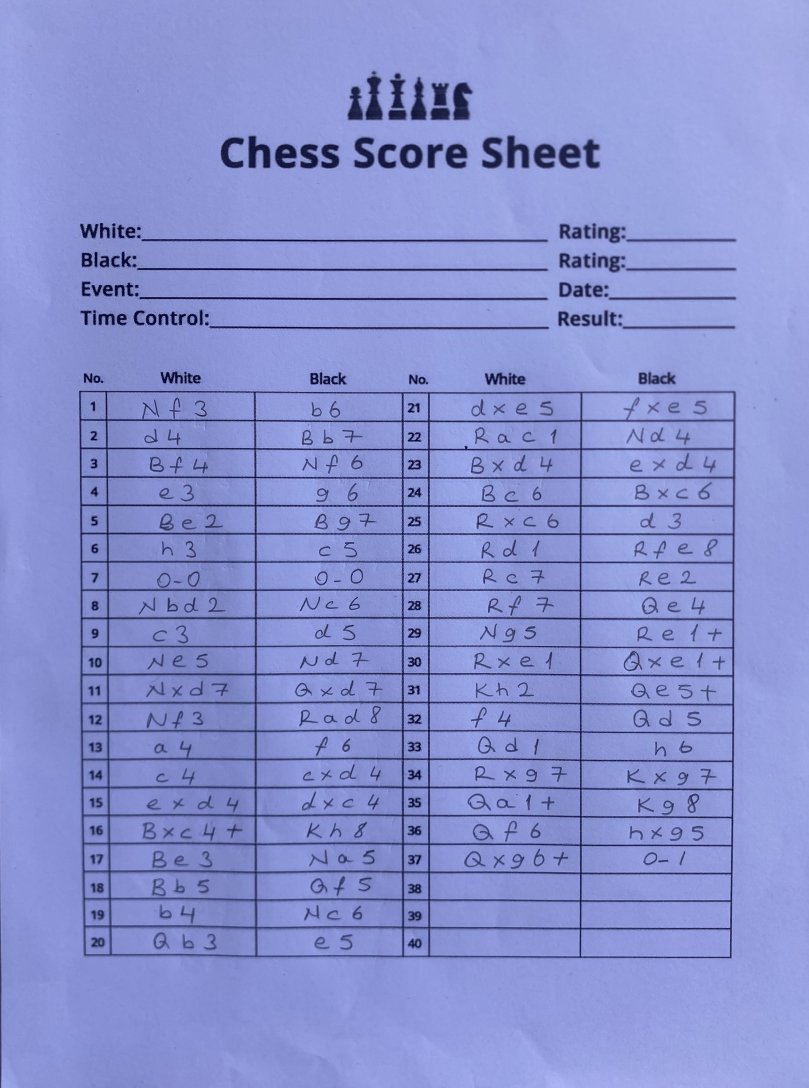
#> input picture yolo_project2/dataset/images/train/Image (27).jpg, 2427 x 3264 px (shown at 1/3 size)
$ python -i drawlinesandextractcells.py   (imports and definitions only)
#> lines starting #> are read from the running program, lines starting #| are printed output that depends on the picture; after the words box and inside, x2 and y2 are one past the last pixel; in counts of white or black regions, pixels touching at a corner belong together
import cv2
import numpy as np
import os
import shutil

image_folder = "games"
output_folder = "foundcells"
# [1 line not run here, left out]

def detect_lines(image_path):
    image = cv2.imread(image_path)
#> image is the input picture: shape (3264, 2427, 3); mean B, G, R 208.3, 145, 135.9
    gray = cv2.cvtColor(image, cv2.COLOR_BGR2GRAY)
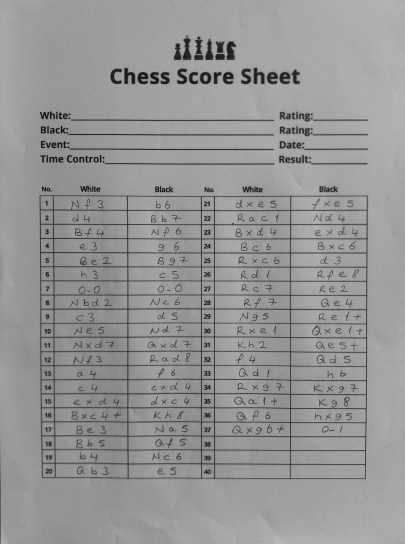
#> gray: shape (3264, 2427) (shown at 1/6 size); min 4, max 220, mean 149.6
    gray = cv2.equalizeHist(gray)
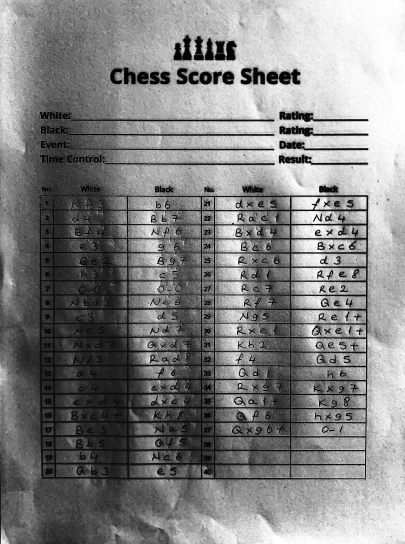
#> gray: shape (3264, 2427) (shown at 1/6 size); min 0, max 255, mean 130.7
    blur = cv2.GaussianBlur(gray, (5, 5), 0)
    thresh = cv2.adaptiveThreshold(
        blur, 255, cv2.ADAPTIVE_THRESH_MEAN_C,
        cv2.THRESH_BINARY_INV, 15, 10
    )
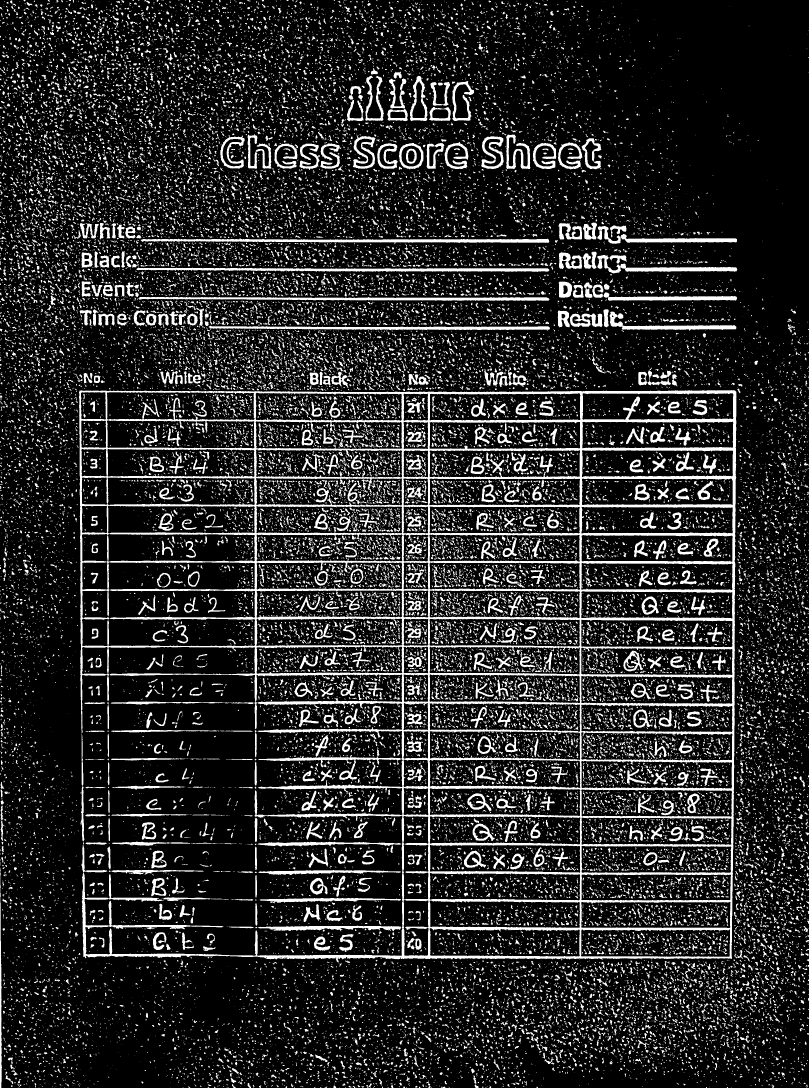
#> thresh: shape (3264, 2427) (shown at 1/3 size); 15.8% white; 42663 white regions (32583 under 20 px), largest, box (x1, y1, x2, y2) and area: (237, 1170, 2210, 2888) 307705, (422, 715, 1648, 729) 10226, (409, 802, 1648, 816) 9928

    kernel_vert = cv2.getStructuringElement(cv2.MORPH_RECT, (1, 20))
    kernel_horz = cv2.getStructuringElement(cv2.MORPH_RECT, (20, 1))

    vert_lines_img = cv2.morphologyEx(thresh, cv2.MORPH_OPEN, kernel_vert)
#> vert_lines_img: shape (3264, 2427); 2% white; 713 white regions, largest, box (x1, y1, x2, y2) and area: (2189, 1172, 2209, 2877) 12162, (1284, 1176, 1291, 2878) 9721, (1738, 1174, 1749, 2877) 9695
    horz_lines_img = cv2.morphologyEx(thresh, cv2.MORPH_OPEN, kernel_horz)
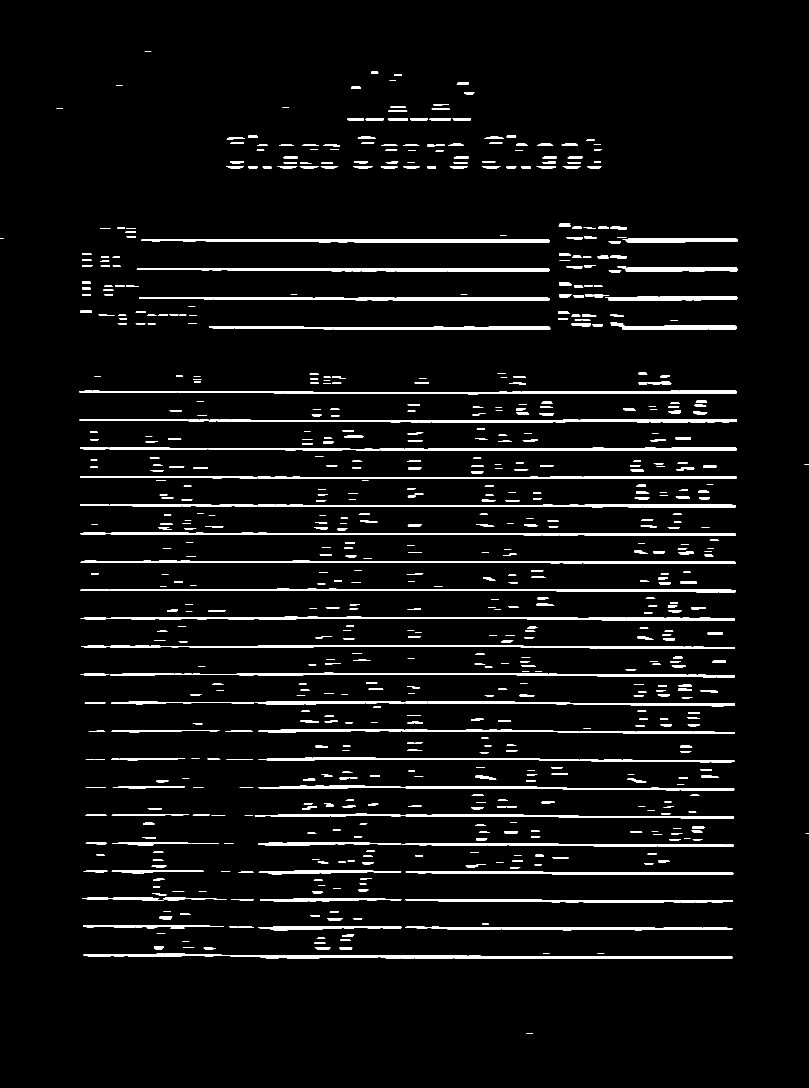
#> horz_lines_img: shape (3264, 2427) (shown at 1/3 size); 4.6% white; 718 white regions (3 under 20 px), largest, box (x1, y1, x2, y2) and area: (251, 2861, 2197, 2877) 13502, (239, 1257, 2210, 1268) 12321, (240, 1342, 2209, 1353) 12052

    def extract_lines(bin_img, is_vertical=True):
#> called with is_vertical = True
        lines = cv2.HoughLinesP(bin_img, 1, np.pi / 180, 100,
                                minLineLength=120, maxLineGap=3)
#> lines = 86 rows, first 6: [1742, 2876, 1742, 1174], [1740, 2876, 1740, 2458], [766, 2187, 766, 1175], [1741, 2876, 1741, 1174], [1285, 2877, 1285, 1176], [1743, 2866, 1743, 1174]
        result = []
        if lines is not None:
            for x1, y1, x2, y2 in lines[:, 0]:
                if is_vertical and abs(x1 - x2) < 10:
                    result.append((x1, x2))
                elif not is_vertical and abs(y1 - y2) < 10:
                    result.append((y1, y2))
#> this loop made 86 passes
#> after the loop, result = 86 pairs, first value 0 to 2207, second value 0 to 2207
        return result

    vertical_lines = extract_lines(vert_lines_img, is_vertical=True)
#> vertical_lines has the same summary as result in extract_lines
    horizontal_lines = extract_lines(horz_lines_img, is_vertical=False)
#> in extract_lines (call 2), `lines = cv2.HoughLinesP(bin_img, 1, np.pi / 180, 100, minLineLength=12..`: lines = 391 rows, first 6: [330, 1684, 2193, 1684], [332, 1771, 2205, 1771], [239, 1261, 995, 1261], [242, 1770, 2205, 1770], [704, 1518, 2206, 1518], [636, 1687, 2205, 1687]
#> the loop in extract_lines (call 2), `for x1, y1, x2, y2 in lines[:, 0]:` made 391 passes
#> horizontal_lines = 391 pairs, first value 715 to 2874, second value 718 to 2874

    vertical_lines.sort(key=lambda x: x[0])
    horizontal_lines.sort(key=lambda y: y[0])
    return vertical_lines, horizontal_lines

# [96 lines left out: functions group_lines, process_image, process_cell, draw_lines_on_image, main, not called in this run]

# if _name_ == "_main_":
#     main()

>>> result = detect_lines('../yolo_project2/dataset/images/train/Image (27).jpg')

$ run again, on yolo_project2/dataset/images/train/Image (10).jpg
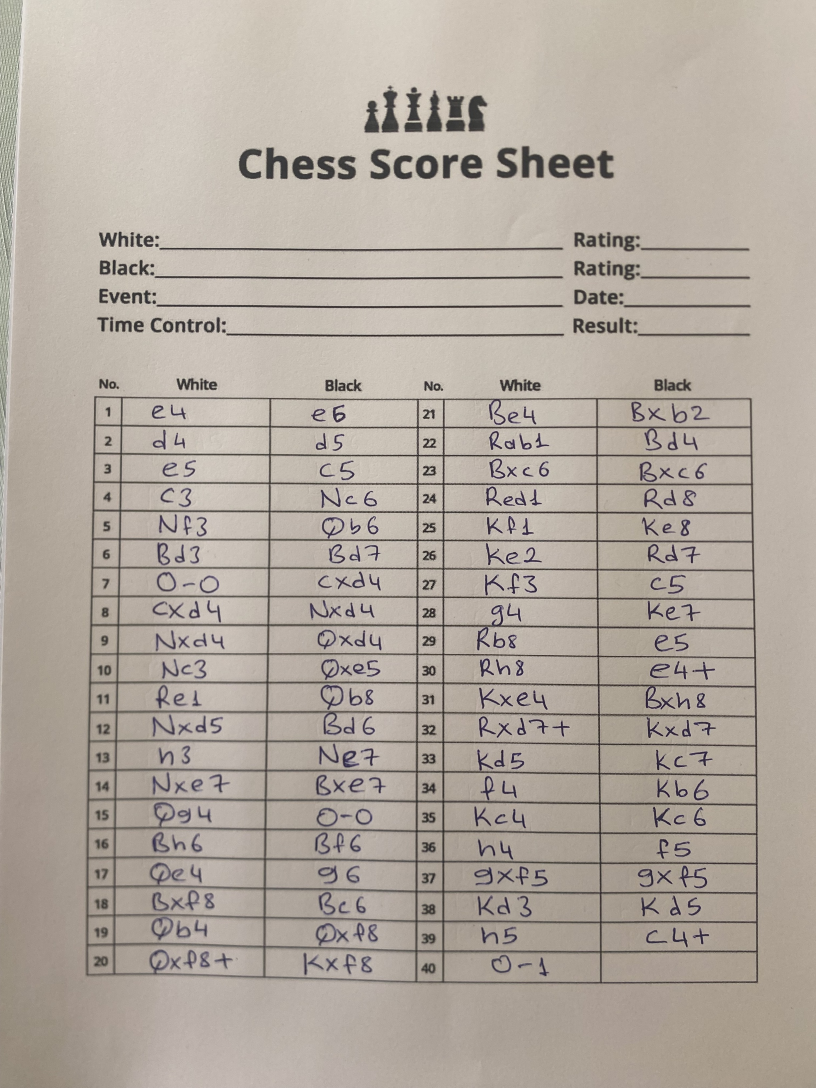
#> input picture yolo_project2/dataset/images/train/Image (10).jpg, 2448 x 3264 px (shown at 1/3 size)
#> in detect_lines, image is the input picture: shape (3264, 2448, 3); mean B, G, R 158.8, 168.3, 177.4
#> in detect_lines, `thresh = cv2.adaptiveThreshold( blur, 255, cv2.ADAPTIVE_THRESH_MEAN_C,..`:
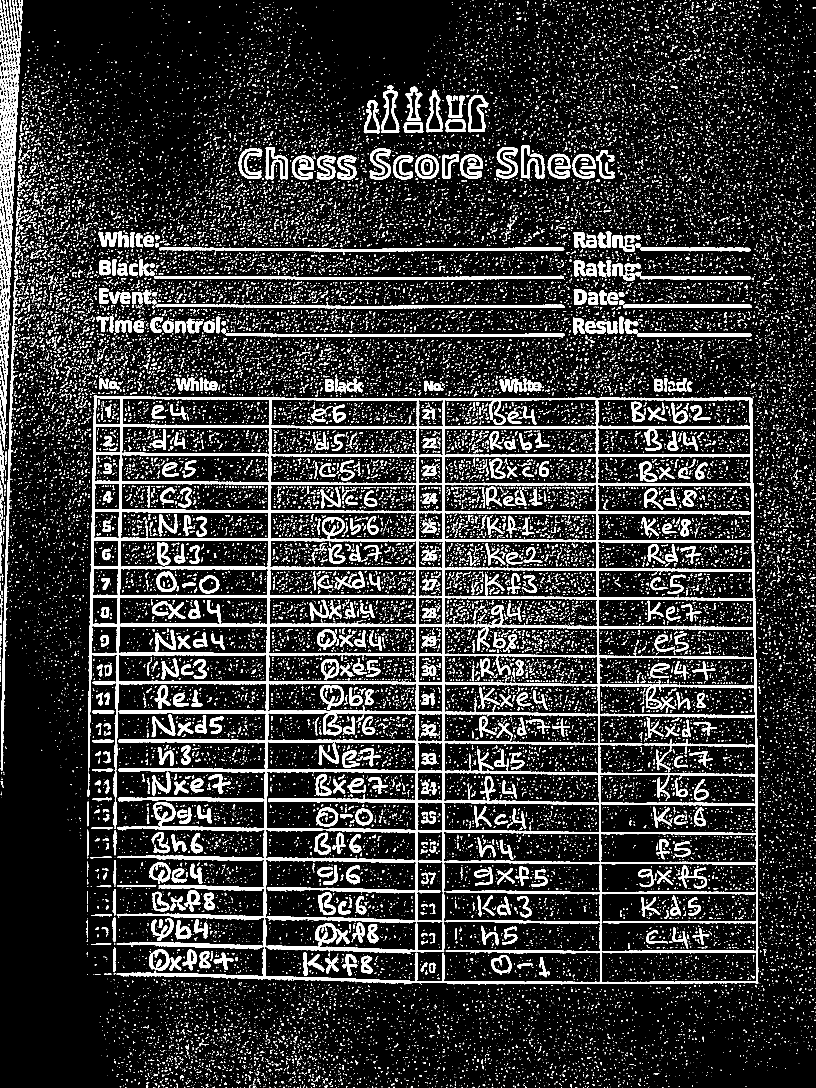
#> thresh: shape (3264, 2448) (shown at 1/3 size); 14.4% white; 39737 white regions (34963 under 20 px), largest, box (x1, y1, x2, y2) and area: (264, 1187, 2275, 2955) 376724, (477, 742, 1693, 755) 9421, (462, 827, 1692, 840) 9081
#> vert_lines_img: shape (3264, 2448); 2.9% white; 934 white regions (3 under 20 px), largest, box (x1, y1, x2, y2) and area: (790, 1194, 814, 2756) 11901, (2249, 1194, 2274, 2952) 10689, (1245, 1196, 1257, 2768) 10619
#> in detect_lines, `horz_lines_img = cv2.morphologyEx(thresh, cv2.MORPH_OPEN, kernel_horz)`:
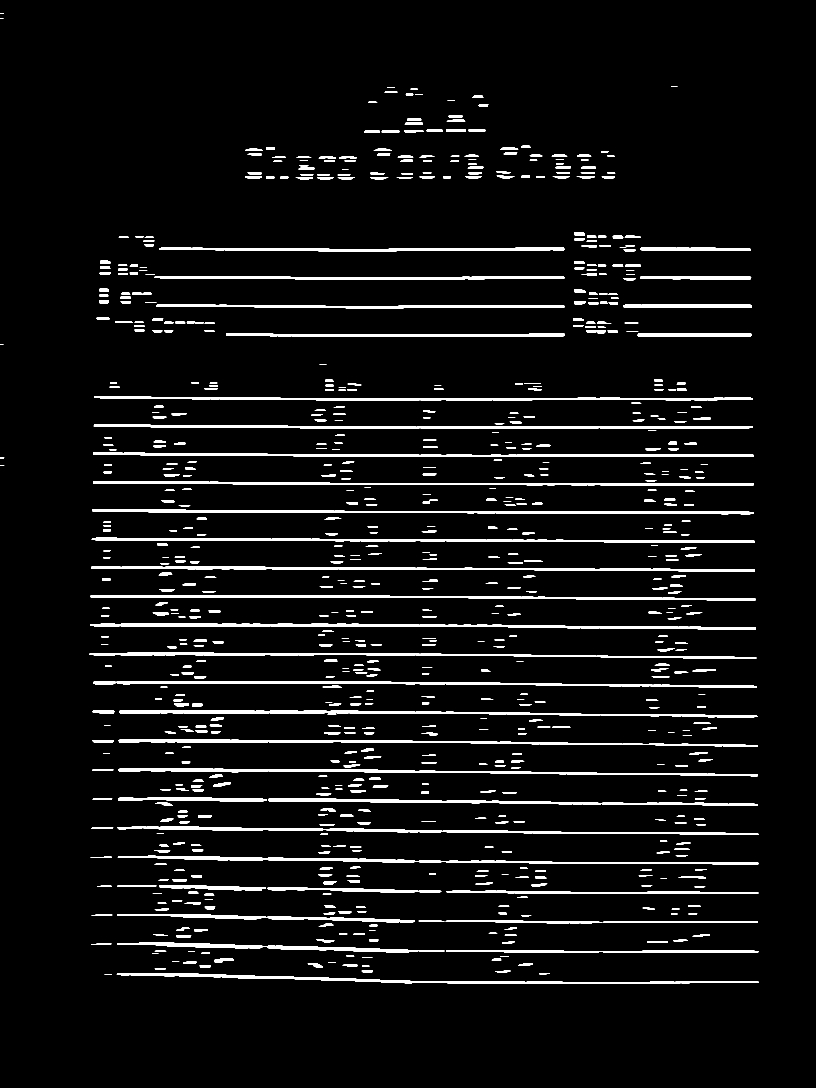
#> horz_lines_img: shape (3264, 2448) (shown at 1/3 size); 5.3% white; 765 white regions (4 under 20 px), largest, box (x1, y1, x2, y2) and area: (270, 1870, 2268, 1889) 14601, (357, 2130, 2272, 2153) 13632, (275, 1613, 2263, 1629) 13351
#> lines = 85 rows, first 6: [1329, 2948, 1329, 1196], [1251, 2678, 1251, 1197], [1331, 2670, 1331, 1196], [1330, 2949, 1330, 1196], [1250, 2949, 1250, 1450], [1252, 2497, 1252, 1196]
#> the loop in extract_lines, `for x1, y1, x2, y2 in lines[:, 0]:` made 85 passes
#> after the loop in extract_lines, `for x1, y1, x2, y2 in lines[:, 0]:`: result = 68 pairs, first value 4 to 2269, second value 12 to 2273
#> vertical_lines has the same summary as result in extract_lines
#> lines = 448 rows, first 6: [368, 1535, 2247, 1535], [433, 1196, 2257, 1196], [382, 1280, 2257, 1280], [1960, 1450, 2260, 1450], [371, 1621, 2250, 1621], [321, 1364, 1257, 1364]
#> the loop in extract_lines (call 2), `for x1, y1, x2, y2 in lines[:, 0]:` made 448 passes
#> horizontal_lines = 427 pairs, first value 743 to 2950, second value 743 to 2950
